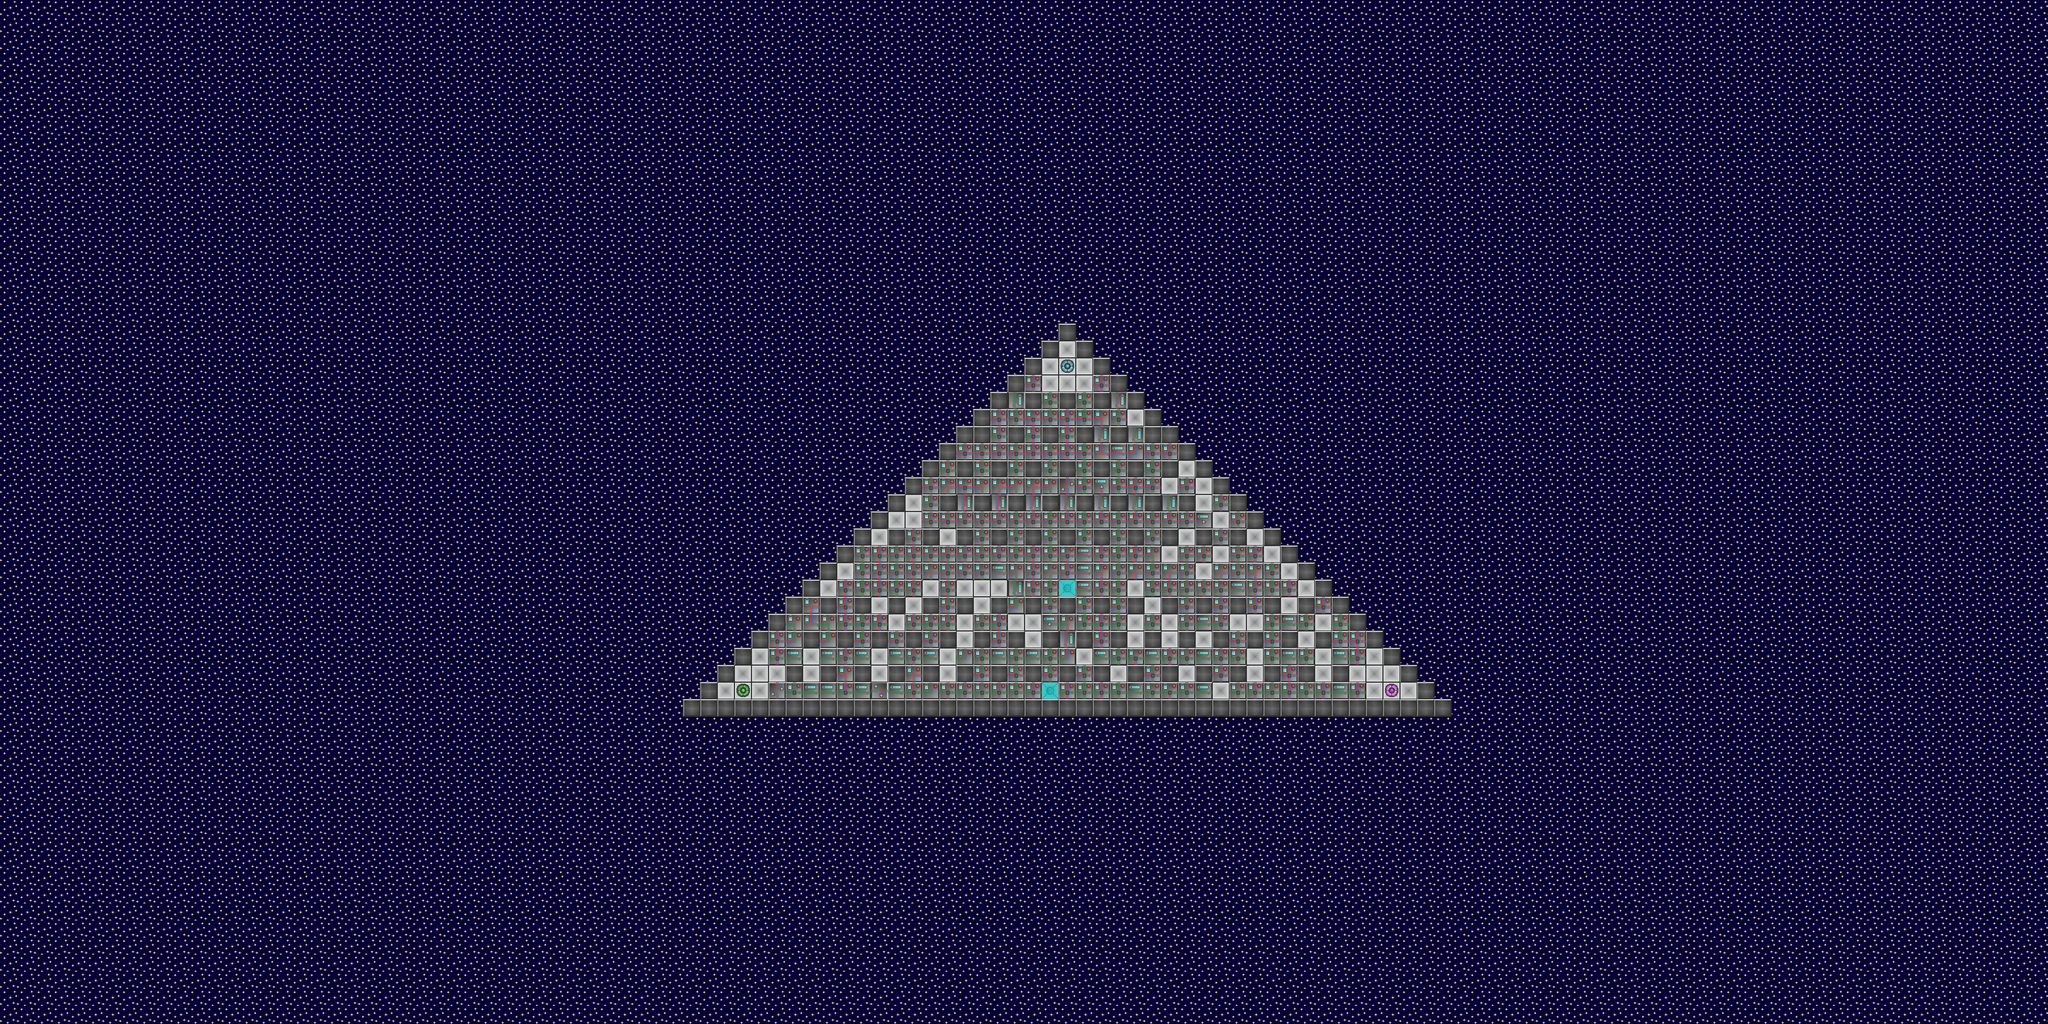

Tiled map render using the project's own tile images. Description and the map definition, with tile-layer contents summarised, below:
An orthogonal 120x60 tile map with 32x32 px tiles, 5 tile layers (Background, Floor, Blocks, Items, ...), 2 tilesets.

<map version="1.0" orientation="orthogonal" renderorder="right-down" width="120" height="60" tilewidth="32" tileheight="32" nextobjectid="1">
 <tileset firstgid="1" name="map_tiles" tilewidth="34" tileheight="34" tilecount="28" columns="4">
  <image source="../blocks/map_tiles.png" width="136" height="256" />
  <tile id="2">
   <properties>
    <property name="Item-Spawner" value="" />
   </properties>
  </tile>
  <tile id="3">
   <properties>
    <property name="blocked" value="" />
   </properties>
  </tile>
  <tile id="4">
   <properties>
    <property name="Spawn-P2" value="" />
   </properties>
  </tile>
  <tile id="5">
   <properties>
    <property name="Spawn-P3" value="" />
   </properties>
  </tile>
  <tile id="6">
   <properties>
    <property name="Spawn-P4" value="" />
   </properties>
  </tile>
  <tile id="7">
   <properties>
    <property name="Spawn-P1" value="" />
   </properties>
  </tile>
  <tile id="8">
   <properties>
    <property name="blocked" value="" />
    <property name="undestructable" value="" />
   </properties>
  </tile>
  <tile id="9">
   <properties>
    <property name="blocked" value="" />
    <property name="ghost-blocked" value="" />
    <property name="undestructable" value="" />
   </properties>
  </tile>
  <tile id="10">
   <properties>
    <property name="blocked" value="" />
   </properties>
  </tile>
  <tile id="12">
   <properties>
    <property name="blocked" value="" />
   </properties>
  </tile>
  <tile id="13">
   <properties>
    <property name="blocked" value="" />
   </properties>
  </tile>
  <tile id="14">
   <properties>
    <property name="blocked" value="" />
   </properties>
  </tile>
  <tile id="15">
   <properties>
    <property name="blocked" value="" />
   </properties>
  </tile>
  <tile id="16">
   <properties>
    <property name="blocked" value="" />
   </properties>
  </tile>
  <tile id="17">
   <properties>
    <property name="blocked" value="" />
   </properties>
  </tile>
  <tile id="18">
   <properties>
    <property name="blocked" value="" />
   </properties>
  </tile>
  <tile id="19">
   <properties>
    <property name="blocked" value="" />
   </properties>
  </tile>
  <tile id="20">
   <properties>
    <property name="blocked" value="" />
   </properties>
  </tile>
  <tile id="21">
   <properties>
    <property name="blocked" value="" />
   </properties>
  </tile>
  <tile id="22">
   <properties>
    <property name="blocked" value="" />
   </properties>
  </tile>
  <tile id="23">
   <properties>
    <property name="blocked" value="" />
   </properties>
  </tile>
  <tile id="24">
   <properties>
    <property name="blocked" value="" />
   </properties>
  </tile>
  <tile id="25">
   <properties>
    <property name="blocked" value="" />
   </properties>
  </tile>
  <tile id="26">
   <properties>
    <property name="blocked" value="" />
   </properties>
  </tile>
  <tile id="27">
   <properties>
    <property name="blocked" value="" />
   </properties>
  </tile>
 </tileset>
 <tileset firstgid="29" name="background-credits" tilewidth="34" tileheight="34" tilecount="28" columns="4">
  <image source="../blocks/background-credits.png" width="136" height="256" />
 </tileset>
 <layer name="Background" width="120" height="60">
  <data>[7200 cells, 7199 non-empty, 1 distinct tile ids]</data>
 </layer>
 <layer name="Floor" width="120" height="60">
  <data>[7200 cells, 529 non-empty, 5 distinct tile ids]</data>
 </layer>
 <layer name="Blocks" width="120" height="60">
  <data>[7200 cells, 448 non-empty, 18 distinct tile ids]</data>
 </layer>
 <layer name="Items" width="120" height="60">
  <data>[7200 cells, 0 non-empty, 0 distinct tile ids]</data>
 </layer>
 <layer name="Bombs" width="120" height="60">
  <data>[7200 cells, 0 non-empty, 0 distinct tile ids]</data>
 </layer>
</map>